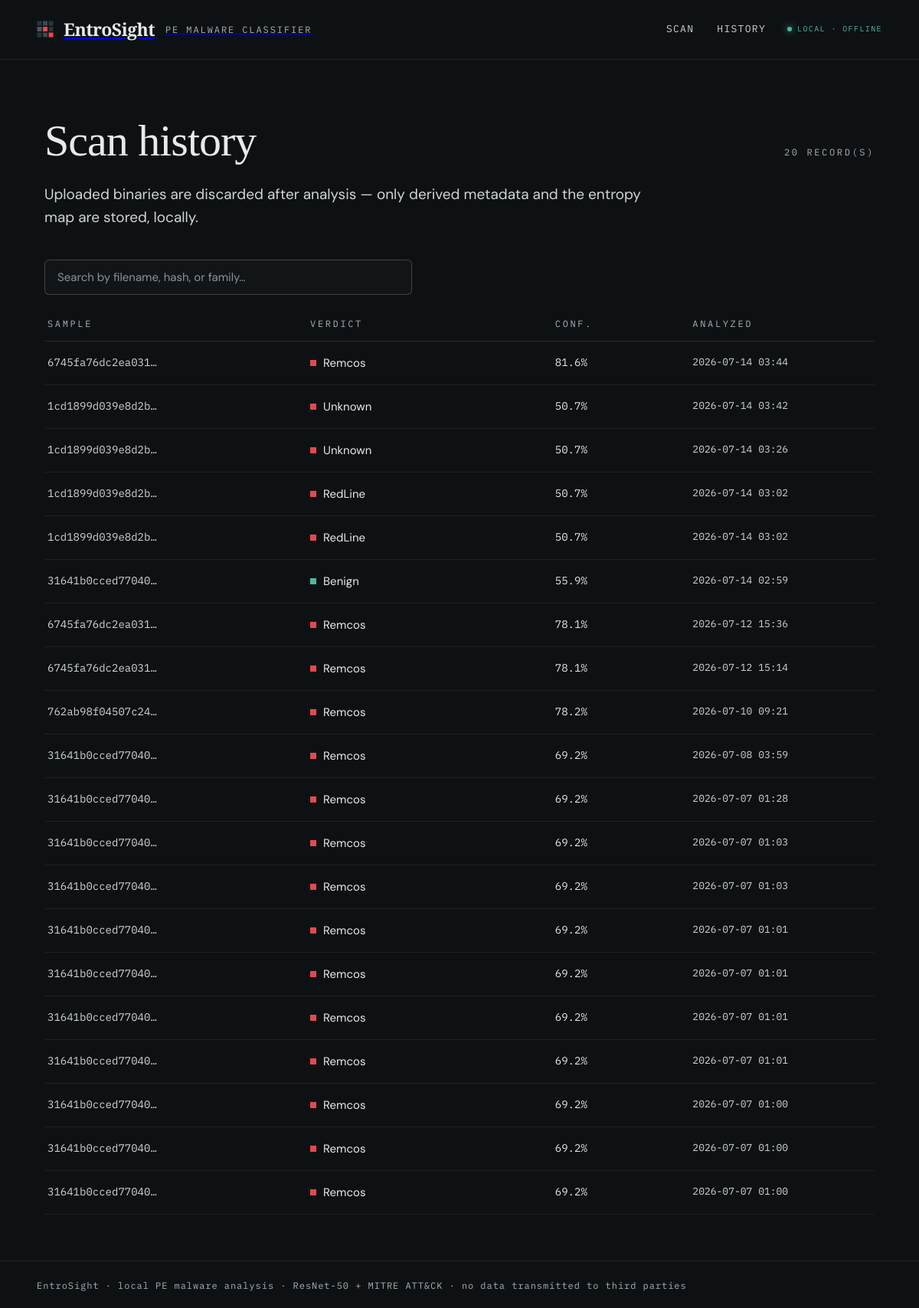
The app's page /history with its own data.
### tables this page shows
CREATE TABLE scan_results (
    id INTEGER PRIMARY KEY AUTOINCREMENT,
    sha256 TEXT NOT NULL,
    filename TEXT NOT NULL,
    predicted_label TEXT NOT NULL,
    confidence REAL NOT NULL,
    explanation TEXT NOT NULL,
    heatmap_path TEXT NOT NULL,
    timestamp DATETIME DEFAULT CURRENT_TIMESTAMP,
    total_time_ms REAL NOT NULL
, file_size INTEGER NOT NULL DEFAULT 0);

### app/main.py (the view)
@app.get("/history", response_class=HTMLResponse)
async def history_page(request: Request):
    db: ScanHistoryDB = request.app.state.components.db
    recent_scans = await db.list_recent(limit=20)
    return templates.TemplateResponse(
        request, "history.html", {"isHistory": True, "scans": recent_scans}
    )

### app/templates/history.html (shortened to what this page needs)
{% extends "base.html" %}
{% block content %}
<section aria-labelledby="history-heading">
  <div class="history-head">
    <h1 id="history-heading" class="history-title">Scan history</h1>
    <span class="eyebrow">{{ scans | length }} record(s)</span>
  </div>
  <p class="lead">
    Uploaded binaries are discarded after analysis — only derived metadata and
    the entropy map are stored, locally.
  </p>
  <div class="history-search">
    <input
      type="search"
      id="history-search-input"
      name="q"
      class="history-search__input"
      placeholder="Search by filename, hash, or family…"
      aria-label="Search scan history by filename, SHA-256 hash, or predicted label"
      hx-get="/api/history/search"
      hx-trigger="input changed delay:300ms, search"
      hx-target="#history-results"
      hx-swap="innerHTML"
    />
  </div>
  <div id="history-results">
    {% include "partials/history_rows.html" %}
  </div>
</section>
{% endblock %}

### app/templates/partials/history_rows.html
{% if scans %}
<div role="table" aria-label="Recent scans">
  <div class="history-table__head" role="row">
    <span class="eyebrow" role="columnheader">Sample</span>
    <span class="eyebrow" role="columnheader">Verdict</span>
    <span class="eyebrow" role="columnheader">Conf.</span>
    <span class="eyebrow" role="columnheader">Analyzed</span>
  </div>
  {% for scan in scans %}
  {% set is_benign = (scan.predicted_label | lower) == "benign" %}
  <a
    class="history-row"
    href="/scan/{{ scan.scan_id if scan.scan_id is defined else scan.id }}"
    role="row"
    aria-label="Scan of {{ scan.filename }} — {{ scan.predicted_label }}, {{ (scan.confidence * 100) | round(1) }}% confidence"
  >
    <span class="history-hash" role="cell">{{ (scan.sha256 or "")[:16] }}…</span>
    <span class="history-verdict" role="cell">
      <span
        class="history-verdict__dot"
        style="background: {% if is_benign %}var(--success){% else %}var(--accent){% endif %}"
        aria-hidden="true"
      ></span>
      <span class="history-verdict__label">{{ scan.predicted_label }}</span>
    </span>
    <span class="history-conf" role="cell">{{ (scan.confidence * 100) | round(1) }}%</span>
    <span class="history-time" role="cell">
      {{ scan.timestamp.strftime("%Y-%m-%d %H:%M") if scan.timestamp else "—" }}
    </span>
  </a>
  {% endfor %}
</div>
{% else %}
<div class="history-empty">
  <p class="history-empty__msg">No scans found.</p>
  <a href="/" class="btn btn--primary" aria-label="Analyze a file">Analyze a file</a>
</div>
{% endif %}

### app/static/css/style.css (style rules this page uses)
:root { --bg: #0e1113; --bg-panel: #111517; --bg-panel-alt: #12171a; --bg-shimmer-1: #111517; --bg-shimmer-2: #171d21; --text: #e6eaec; --text-muted: #d0d5d8; --text-dim: #b5bcc1; --text-dimmer: #a8b0b5; --text-faint: #8b9398; --text-fainter: #6e7679; --accent: #e5484d; --accent-hover: #f05159; --accent-strong: #a83c46; --success: #4db6a0; --border: rgba(233, 238, 240, 0.08); --border-strong: rgba(233, 238, 240, 0.22); --border-subtle: rgba(233, 238, 240, 0.06); --border-mid: rgba(233, 238, 240, 0.12); --border-accent: rgba(229, 72, 77, 0.35); --font-serif: 'Playfair Display', serif; --font-sans: 'DM Sans', system-ui, sans-serif; --font-mono: 'IBM Plex Mono', monospace; --content-max: 1180px; --gutter: clamp(20px, 5vw, 48px); --section-pad-y: clamp(30px, 5vw, 64px); }
* { box-sizing: border-box; }
html, body { margin: 0; padding: 0; }
body { background: var(--bg); color: var(--text); font-family: var(--font-sans); font-size: 16px; line-height: 1.6; -webkit-font-smoothing: antialiased; }
.eyebrow { font-family: var(--font-mono); font-size: 12px; letter-spacing: 0.22em; text-transform: uppercase; color: var(--text-dimmer); }
.lead { font-family: var(--font-sans); font-size: 19px; line-height: 1.6; color: var(--text-muted); max-width: 60ch; margin: 0 0 40px; }
.history-head { display: flex; align-items: baseline; justify-content: space-between; flex-wrap: wrap; gap: 12px; margin-bottom: 8px; }
.history-title { font-family: var(--font-serif); font-weight: 500; font-size: clamp(36px, 5.5vw, 58px); letter-spacing: -1px; margin: 0; color: var(--text); }
.history-table__head, .history-row { display: grid; grid-template-columns: 1.4fr 1.3fr 0.7fr 1fr; gap: 16px; align-items: center; }
.history-table__head { padding: 0 4px 12px; border-bottom: 1px solid var(--border-mid); }
.history-row { width: 100%; text-align: left; padding: 16px 4px; background: transparent; border: none; border-bottom: 1px solid rgba(233, 238, 240, 0.07); cursor: pointer; text-decoration: none; transition: background 0.15s; }
.history-hash { font-family: var(--font-mono); font-size: 14px; color: var(--text-muted); overflow: hidden; text-overflow: ellipsis; white-space: nowrap; }
.history-verdict { display: flex; align-items: center; gap: 9px; min-width: 0; }
.history-verdict__dot { width: 8px; height: 8px; flex: none; }
.history-verdict__label { font-family: var(--font-sans); font-size: 15px; color: var(--text); overflow: hidden; text-overflow: ellipsis; white-space: nowrap; }
.history-conf { font-family: var(--font-mono); font-size: 14px; color: var(--text); }
.history-time { font-family: var(--font-mono); font-size: 13px; color: var(--text-muted); }
.history-search { margin: 20px 0 28px; }
.history-search__input { width: 100%; max-width: 480px; padding: 12px 16px; font-family: var(--font-sans); font-size: 15px; color: var(--text); background: var(--bg-panel); border: 1px solid var(--border-strong); border-radius: 6px; outline: none; transition: border-color 0.15s, box-shadow 0.15s; }
.history-search__input::placeholder { color: var(--text-faint); }

### records on screen
scan_results: sha256 "6745fa76dc2ea031", predicted_label "Remcos", (scan.confidence*100)|round(1) "81.6", timestamp "2026-07-14 03:44"
scan_results: sha256 "1cd1899d039e8d2b", predicted_label "Unknown", (scan.confidence*100)|round(1) "50.7", timestamp "2026-07-14 03:42"
scan_results: sha256 "1cd1899d039e8d2b", predicted_label "Unknown", (scan.confidence*100)|round(1) "50.7", timestamp "2026-07-14 03:26"
scan_results: sha256 "1cd1899d039e8d2b", predicted_label "RedLine", (scan.confidence*100)|round(1) "50.7", timestamp "2026-07-14 03:02"
scan_results: sha256 "1cd1899d039e8d2b", predicted_label "RedLine", (scan.confidence*100)|round(1) "50.7", timestamp "2026-07-14 03:02"
scan_results: sha256 "31641b0cced77040", predicted_label "Benign", (scan.confidence*100)|round(1) "55.9", timestamp "2026-07-14 02:59"
scan_results: sha256 "6745fa76dc2ea031", predicted_label "Remcos", (scan.confidence*100)|round(1) "78.1", timestamp "2026-07-12 15:36"
scan_results: sha256 "6745fa76dc2ea031", predicted_label "Remcos", (scan.confidence*100)|round(1) "78.1", timestamp "2026-07-12 15:14"
scan_results: sha256 "762ab98f04507c24", predicted_label "Remcos", (scan.confidence*100)|round(1) "78.2", timestamp "2026-07-10 09:21"
scan_results: sha256 "31641b0cced77040", predicted_label "Remcos", (scan.confidence*100)|round(1) "69.2", timestamp "2026-07-08 03:59"
scan_results: sha256 "31641b0cced77040", predicted_label "Remcos", (scan.confidence*100)|round(1) "69.2", timestamp "2026-07-07 01:28"
scan_results: sha256 "31641b0cced77040", predicted_label "Remcos", (scan.confidence*100)|round(1) "69.2", timestamp "2026-07-07 01:03"
scan_results: sha256 "31641b0cced77040", predicted_label "Remcos", (scan.confidence*100)|round(1) "69.2", timestamp "2026-07-07 01:03"
scan_results: sha256 "31641b0cced77040", predicted_label "Remcos", (scan.confidence*100)|round(1) "69.2", timestamp "2026-07-07 01:01"
scan_results: sha256 "31641b0cced77040", predicted_label "Remcos", (scan.confidence*100)|round(1) "69.2", timestamp "2026-07-07 01:01"
scan_results: sha256 "31641b0cced77040", predicted_label "Remcos", (scan.confidence*100)|round(1) "69.2", timestamp "2026-07-07 01:01"
scan_results: sha256 "31641b0cced77040", predicted_label "Remcos", (scan.confidence*100)|round(1) "69.2", timestamp "2026-07-07 01:01"
scan_results: sha256 "31641b0cced77040", predicted_label "Remcos", (scan.confidence*100)|round(1) "69.2", timestamp "2026-07-07 01:00"
scan_results: sha256 "31641b0cced77040", predicted_label "Remcos", (scan.confidence*100)|round(1) "69.2", timestamp "2026-07-07 01:00"
scan_results: sha256 "31641b0cced77040", predicted_label "Remcos", (scan.confidence*100)|round(1) "69.2", timestamp "2026-07-07 01:00"

### other values on screen
{{ scans | length }} "20"
